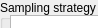
      <widget class="QWidget" name="page_10">
       <property name="geometry">
        <rect>
         <x>0</x>
         <y>0</y>
         <width>98</width>
         <height>28</height>
        </rect>
       </property>
       <attribute name="label">
        <string>Step 8 - Review the Sampling Strategy results</string>
       </attribute>
       <widget class="QGroupBox" name="groupBox_32">
        <property name="geometry">
         <rect>
          <x>0</x>
          <y>0</y>
          <width>681</width>
          <height>352</height>
         </rect>
        </property>
        <property name="sizePolicy">
         <sizepolicy hsizetype="Preferred" vsizetype="Fixed">
          <horstretch>0</horstretch>
          <verstretch>0</verstretch>
         </sizepolicy>
        </property>
        <property name="minimumSize">
         <size>
          <width>0</width>
          <height>352</height>
         </size>
        </property>
        <property name="title">
         <string>Sampling strategy results</string>
        </property>
        <widget class="QTextBrowser" name="textBrowser_3">
         <property name="geometry">
          <rect>
           <x>10</x>
           <y>15</y>
           <width>551</width>
           <height>331</height>
          </rect>
         </property>
         <property name="html">
          <string>&lt;!DOCTYPE HTML PUBLIC &quot;-//W3C//DTD HTML 4.0//EN&quot; &quot;http://www.w3.org/TR/REC-html40/strict.dtd&quot;&gt;
&lt;html&gt;&lt;head&gt;&lt;meta name=&quot;qrichtext&quot; content=&quot;1&quot; /&gt;&lt;style type=&quot;text/css&quot;&gt;
p, li { white-space: pre-wrap; }
&lt;/style&gt;&lt;/head&gt;&lt;body style=&quot; font-family:'MS Shell Dlg 2'; font-size:8.25pt; font-weight:400; font-style:normal;&quot;&gt;
&lt;p style=&quot;-qt-paragraph-type:empty; margin-top:0px; margin-bottom:0px; margin-left:0px; margin-right:0px; -qt-block-indent:0; text-indent:0px; font-size:8pt;&quot;&gt;&lt;br /&gt;&lt;/p&gt;&lt;/body&gt;&lt;/html&gt;</string>
         </property>
        </widget>
        <widget class="QPushButton" name="pushButton_13">
         <property name="geometry">
          <rect>
           <x>580</x>
           <y>50</y>
           <width>75</width>
           <height>23</height>
          </rect>
         </property>
         <property name="text">
          <string>PushButton</string>
         </property>
        </widget>
        <widget class="QPushButton" name="pushButton_14">
         <property name="geometry">
          <rect>
           <x>580</x>
           <y>20</y>
           <width>75</width>
           <height>23</height>
          </rect>
         </property>
         <property name="text">
          <string>View results</string>
         </property>
        </widget>
       </widget>
      </widget>
